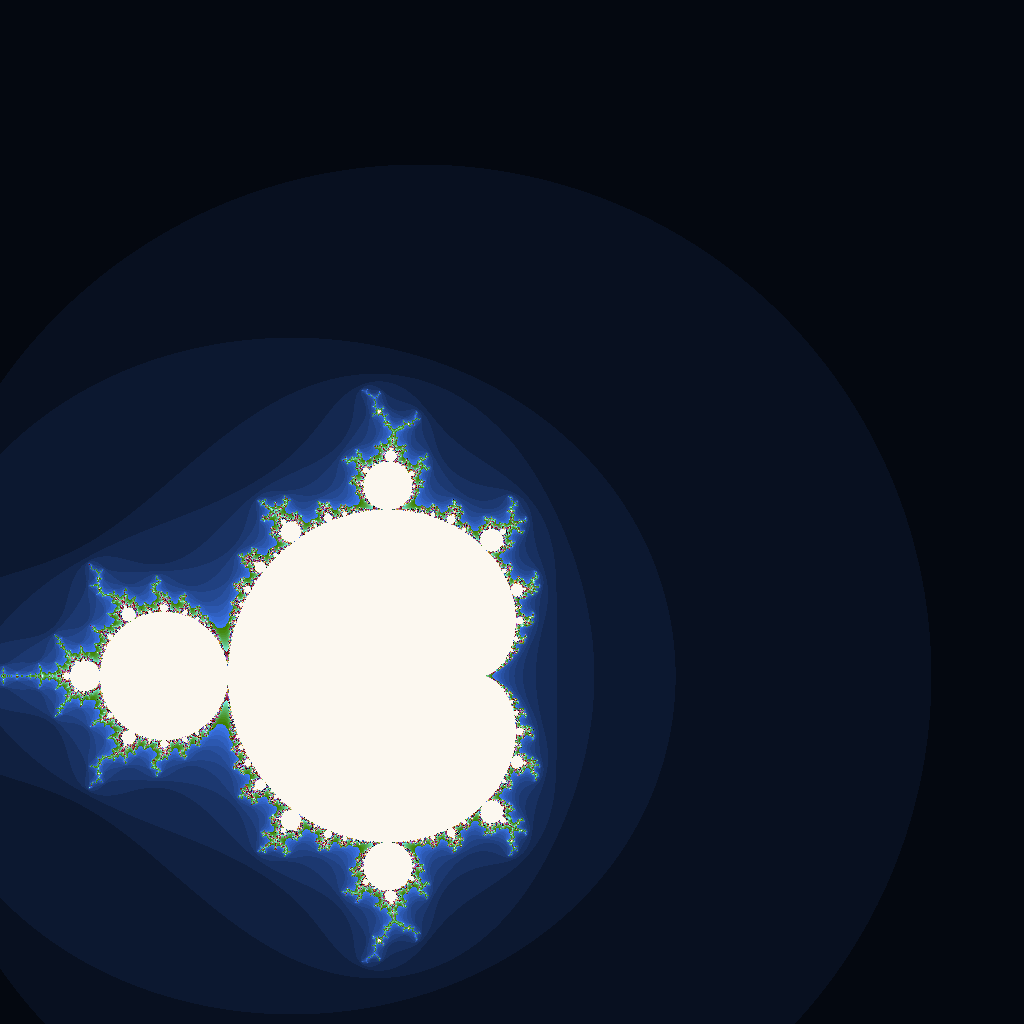

Write the Python code that produced this figure.
import time
import multiprocessing
from PIL import Image
import os

class mandelpy():
    
    def __init__(self):
        
        from jsonargparse import ArgumentParser, ActionConfigFile, ActionJsonSchema, typing
        from PIL import Image
        import multiprocessing
        
        parser = ArgumentParser()
        
        parser.add_argument('--cfg', action=ActionConfigFile)
        
        parser.add_argument('--iterations')
        parser.add_argument('--focus')
        parser.add_argument('--size')
        parser.add_argument('--is_video', type=bool)
        parser.add_argument('--framerate', required=False)
        parser.add_argument('--seconds', required=False)
        parser.add_argument('--zoom_factor', required=False)
        parser.add_argument('--zoom')
        
        cfg = parser.parse_args(['--cfg', 'settings.yaml'])
        
        self.cfg = cfg
        
        self.logical_cores = multiprocessing.cpu_count()
        
        self.check_input()
        
        self.focus = complex(self.cfg.focus.real, self.cfg.focus.imaginary)
        self.points = []

        
    def mandel(self, c, it):
        
        z = 0
        for i in range(it):
            if abs(z) > 2.0: break
            z = z * z + c
        return i
    
    def generate_scale(self, zoom, factor=1):
        
        zoom = zoom / factor
        min_x = (-2.0 / 2 ** zoom + self.focus.real)
        max_x = (2.0 / 2 ** zoom + self.focus.real)
        min_y = (-2.0 / 2 ** zoom + self.focus.imag)
        max_y = (2.0 / 2 ** zoom + self.focus.imag)
        
        return min_x, max_x, min_y, max_y
    
    def generate_scaled_coord(self, xy, scale):
        size = (self.cfg.size.x, self.cfg.size.y)
        cx = xy[0] * (scale[1] - scale[0]) / (size[0] - 1) + scale[0]
        cy = xy[1] * (scale[3] - scale[2]) / (size[1] - 1) + scale[2]
        c = complex(cx, cy)
        return c
    
    def generate_colour(self, it):
        
        r = it % 64 * 4
        g = it % 32 * 8
        b = it % 16 * 16
        return (r,g,b)
        
    def multicore_plot(self, scale, points, queue):
        size = (self.cfg.size.x, self.cfg.size.y)
        it = self.cfg.iterations
        cpu_points = []
        while True:
            y = queue.get()
            
            if type(y) != int:
                points.append(cpu_points)
                queue.task_done()
                break
            
            for x in range(size[0]):
                
                c = self.generate_scaled_coord((x,y), scale)
                i = self.mandel(c, it)
                 
                colour = self.generate_colour(i)
                cpu_points.append([(x,y), colour])
            queue.task_done()
            
        print("process complete")
        
    def video_plot(self, queue, output_dir):
        
        from PIL import Image
        it = self.cfg.iterations
        
        while True:
            frame_data = queue.get()
            
            if type(frame_data) != list:
                queue.task_done()
                break
            
            img = Image.new("RGB", (self.cfg.size.x, self.cfg.size.y))
            
            frame_no = frame_data[0]
            zoom_factor = frame_data[1]
            
            scale = self.generate_scale(frame_no, zoom_factor)
            
            for y in range(self.cfg.size.y):
                for x in range(self.cfg.size.x):
                    xy = (x,y)
                    c = self.generate_scaled_coord(xy, scale)
                    i = self.mandel(c, it)
                 
                    colour = self.generate_colour(i)
                    img.putpixel(xy, colour)
                
            img.save(output_dir + str(frame_no).zfill(4) + '.png')
            print("Image processes")
            queue.task_done()
    
    def base_2(self, i):
        
        while i > 2:
            if i % 2 != 0:
                return False
            i /= 2
        return True
    
    def check_input(self):
        
        if type(self.cfg.iterations) != int: raise TypeError("Iterations must be an integer!")
        if type(self.cfg.size.x) != int: raise TypeError("Size x must be an integer!")
        if type(self.cfg.size.y) != int: raise TypeError("Size y must be an integer!")
        
        
        if type(self.cfg.focus.real) != float: raise TypeError("Real Coordinate must be a float!")
        if type(self.cfg.focus.imaginary) != float: raise TypeError("Imaginary Coordinate must be a float!")
        
        if not self.base_2(self.cfg.iterations): raise ValueError("Iterations must be base 2!")
        if not self.base_2(self.cfg.size.x): raise ValueError("Size x must be base 2!")
        if not self.base_2(self.cfg.size.y): raise ValueError("Size y must be base 2!")

class timer():
    
    def __init__(self):
        import time
        
    def start(self):
        self.start_time = time.time()
    
    def stop(self):
        self.end_time = time.time()
       
    def evaluate(self):
        time_taken = self.end_time - self.start_time
        return time_taken

if __name__ == '__main__':

    current_dir = os.getcwd()
    if not os.path.isdir(current_dir + r"\generated\animation"):
        os.makedirs(current_dir + r"\generated\animation")
        
    if not os.path.isdir(current_dir + r"\generated\images"):
        os.makedirs(current_dir + r"\generated\images")
    mandeler = mandelpy()

    cpu_count = mandeler.logical_cores
    

    manager = multiprocessing.Manager()
    ns = manager.Namespace()
    
    points = manager.list([])
    processes = []
    q = multiprocessing.JoinableQueue()
    
    
    
    if mandeler.cfg.is_video:
        
        
        location = r"\generated\animation"
        datestr = time.strftime('%H-%M-%S %d-%m-%y', time.localtime())
        path = current_dir + location + "\\" + datestr
        os.makedirs(path)
        path += "\\"
        seconds = mandeler.cfg.seconds
        framerate = mandeler.cfg.framerate
        frame_num = seconds * framerate
        zoom_factor = mandeler.cfg.zoom_factor * framerate
        
        for i in range(frame_num):
            q.put([i, zoom_factor])
            
        for x in range(cpu_count):
            q.put("done")
            x = multiprocessing.Process(target=mandeler.video_plot, args=(q,path))
            processes.append(x)
        
        for x in processes:
            x.start()
        
        q.join()
        
    else:
        
        scale = mandeler.generate_scale(mandeler.cfg.zoom)
        for i in range(mandeler.cfg.size.y):
            q.put(i)
        
        img = Image.new("RGB", (mandeler.cfg.size.x, mandeler.cfg.size.y))

        for i in range(cpu_count):
            q.put('done')
            x = multiprocessing.Process(target=mandeler.multicore_plot, args=(scale, points, q))
            processes.append(x)
        
        for x in processes:
            x.start()
        
        q.join()
        
        print("All processes complete")

        
        for cpu_points in points:
            for point in cpu_points:
                img.putpixel(point[0], point[1])
            
        img.save("mandelbrot.png")